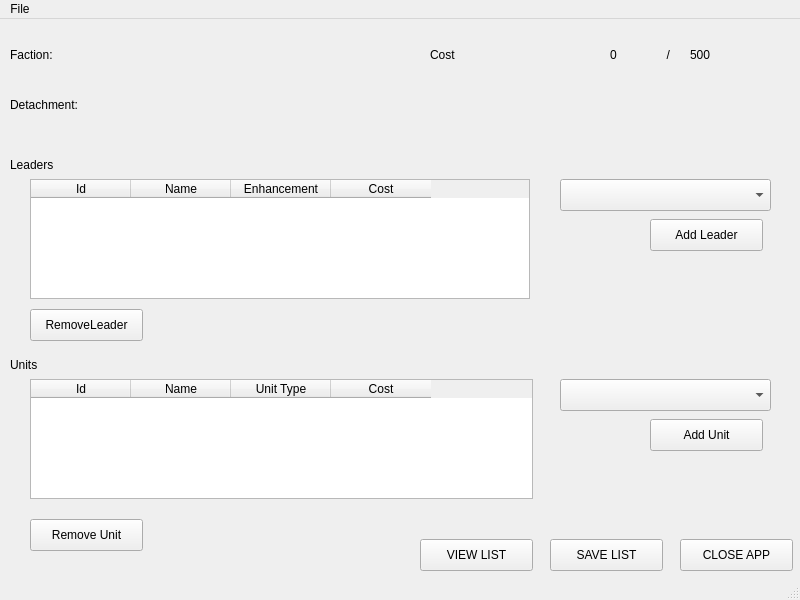
<?xml version="1.0" encoding="UTF-8"?>
<ui version="4.0">
 <class>listBuilderWindow</class>
 <widget class="QMainWindow" name="listBuilderWindow">
  <property name="geometry">
   <rect>
    <x>0</x>
    <y>0</y>
    <width>800</width>
    <height>600</height>
   </rect>
  </property>
  <property name="windowTitle">
   <string>Boarding Actions - List Building</string>
  </property>
  <widget class="QWidget" name="centralwidget">
   <widget class="QLabel" name="label1">
    <property name="geometry">
     <rect>
      <x>10</x>
      <y>10</y>
      <width>71</width>
      <height>51</height>
     </rect>
    </property>
    <property name="text">
     <string>Faction: </string>
    </property>
   </widget>
   <widget class="QPushButton" name="saveListButton">
    <property name="geometry">
     <rect>
      <x>550</x>
      <y>520</y>
      <width>113</width>
      <height>32</height>
     </rect>
    </property>
    <property name="text">
     <string>SAVE LIST</string>
    </property>
   </widget>
   <widget class="QPushButton" name="closeAppButton">
    <property name="geometry">
     <rect>
      <x>680</x>
      <y>520</y>
      <width>113</width>
      <height>32</height>
     </rect>
    </property>
    <property name="text">
     <string>CLOSE APP</string>
    </property>
   </widget>
   <widget class="QLabel" name="label2">
    <property name="geometry">
     <rect>
      <x>10</x>
      <y>60</y>
      <width>101</width>
      <height>51</height>
     </rect>
    </property>
    <property name="text">
     <string>Detachment: </string>
    </property>
   </widget>
   <widget class="QLabel" name="costLabel">
    <property name="geometry">
     <rect>
      <x>430</x>
      <y>10</y>
      <width>181</width>
      <height>51</height>
     </rect>
    </property>
    <property name="text">
     <string>Cost</string>
    </property>
   </widget>
   <widget class="QLabel" name="currentCostLabel">
    <property name="geometry">
     <rect>
      <x>610</x>
      <y>10</y>
      <width>51</width>
      <height>51</height>
     </rect>
    </property>
    <property name="text">
     <string>0</string>
    </property>
   </widget>
   <widget class="QLabel" name="maxCostLabel">
    <property name="geometry">
     <rect>
      <x>690</x>
      <y>10</y>
      <width>51</width>
      <height>51</height>
     </rect>
    </property>
    <property name="text">
     <string>500</string>
    </property>
   </widget>
   <widget class="QLabel" name="listFaction_6">
    <property name="geometry">
     <rect>
      <x>660</x>
      <y>10</y>
      <width>31</width>
      <height>51</height>
     </rect>
    </property>
    <property name="text">
     <string>  /  </string>
    </property>
   </widget>
   <widget class="QLabel" name="currentFactionLabel">
    <property name="geometry">
     <rect>
      <x>70</x>
      <y>10</y>
      <width>291</width>
      <height>51</height>
     </rect>
    </property>
    <property name="text">
     <string/>
    </property>
   </widget>
   <widget class="QLabel" name="currentDetachmentLabel">
    <property name="geometry">
     <rect>
      <x>100</x>
      <y>60</y>
      <width>291</width>
      <height>51</height>
     </rect>
    </property>
    <property name="text">
     <string/>
    </property>
   </widget>
   <widget class="QLabel" name="leadersLabel">
    <property name="geometry">
     <rect>
      <x>10</x>
      <y>120</y>
      <width>101</width>
      <height>51</height>
     </rect>
    </property>
    <property name="text">
     <string>Leaders</string>
    </property>
   </widget>
   <widget class="QLabel" name="leadersLabel_2">
    <property name="geometry">
     <rect>
      <x>10</x>
      <y>320</y>
      <width>101</width>
      <height>51</height>
     </rect>
    </property>
    <property name="text">
     <string>Units</string>
    </property>
   </widget>
   <widget class="QPushButton" name="addLeaderButton">
    <property name="geometry">
     <rect>
      <x>650</x>
      <y>200</y>
      <width>113</width>
      <height>32</height>
     </rect>
    </property>
    <property name="text">
     <string>Add Leader</string>
    </property>
   </widget>
   <widget class="QPushButton" name="removeLeaderButton">
    <property name="geometry">
     <rect>
      <x>30</x>
      <y>290</y>
      <width>113</width>
      <height>32</height>
     </rect>
    </property>
    <property name="text">
     <string>RemoveLeader</string>
    </property>
   </widget>
   <widget class="QPushButton" name="addUnitButton">
    <property name="geometry">
     <rect>
      <x>650</x>
      <y>400</y>
      <width>113</width>
      <height>32</height>
     </rect>
    </property>
    <property name="text">
     <string>Add Unit</string>
    </property>
   </widget>
   <widget class="QPushButton" name="removeUnitButton">
    <property name="geometry">
     <rect>
      <x>30</x>
      <y>500</y>
      <width>113</width>
      <height>32</height>
     </rect>
    </property>
    <property name="text">
     <string>Remove Unit</string>
    </property>
   </widget>
   <widget class="QComboBox" name="unitListBox">
    <property name="geometry">
     <rect>
      <x>560</x>
      <y>360</y>
      <width>211</width>
      <height>32</height>
     </rect>
    </property>
   </widget>
   <widget class="QComboBox" name="leaderListBox">
    <property name="geometry">
     <rect>
      <x>560</x>
      <y>160</y>
      <width>211</width>
      <height>32</height>
     </rect>
    </property>
   </widget>
   <widget class="QPushButton" name="viewFullListButton">
    <property name="geometry">
     <rect>
      <x>420</x>
      <y>520</y>
      <width>113</width>
      <height>32</height>
     </rect>
    </property>
    <property name="text">
     <string>VIEW LIST</string>
    </property>
   </widget>
   <widget class="QTableWidget" name="tableLeaders">
    <property name="geometry">
     <rect>
      <x>30</x>
      <y>160</y>
      <width>500</width>
      <height>120</height>
     </rect>
    </property>
    <property name="tabKeyNavigation">
     <bool>false</bool>
    </property>
    <property name="showDropIndicator" stdset="0">
     <bool>false</bool>
    </property>
    <property name="dragDropOverwriteMode">
     <bool>false</bool>
    </property>
    <column>
     <property name="text">
      <string>Id</string>
     </property>
    </column>
    <column>
     <property name="text">
      <string>Name</string>
     </property>
    </column>
    <column>
     <property name="text">
      <string>Enhancement</string>
     </property>
    </column>
    <column>
     <property name="text">
      <string>Cost</string>
     </property>
    </column>
   </widget>
   <widget class="QTableWidget" name="tableUnits">
    <property name="geometry">
     <rect>
      <x>30</x>
      <y>360</y>
      <width>503</width>
      <height>120</height>
     </rect>
    </property>
    <property name="tabKeyNavigation">
     <bool>false</bool>
    </property>
    <property name="showDropIndicator" stdset="0">
     <bool>false</bool>
    </property>
    <property name="dragDropOverwriteMode">
     <bool>false</bool>
    </property>
    <column>
     <property name="text">
      <string>Id</string>
     </property>
    </column>
    <column>
     <property name="text">
      <string>Name</string>
     </property>
    </column>
    <column>
     <property name="text">
      <string>Unit Type</string>
     </property>
    </column>
    <column>
     <property name="text">
      <string>Cost</string>
     </property>
    </column>
   </widget>
  </widget>
  <widget class="QMenuBar" name="menubar">
   <property name="geometry">
    <rect>
     <x>0</x>
     <y>0</y>
     <width>800</width>
     <height>30</height>
    </rect>
   </property>
   <widget class="QMenu" name="menuFile">
    <property name="title">
     <string>File</string>
    </property>
    <addaction name="actionSaveList"/>
    <addaction name="actionCloseList"/>
   </widget>
   <addaction name="menuFile"/>
  </widget>
  <widget class="QStatusBar" name="statusbar"/>
  <action name="actionSaveList">
   <property name="text">
    <string>Save</string>
   </property>
  </action>
  <action name="actionCloseList">
   <property name="text">
    <string>Close</string>
   </property>
  </action>
 </widget>
 <resources/>
 <connections/>
</ui>
